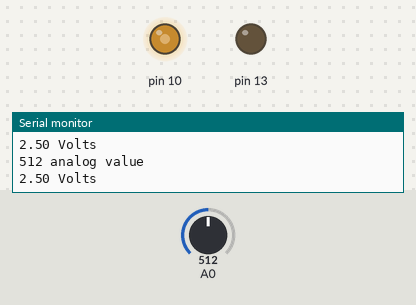
Recording of a sketch running on a simulated Arduino Uno, built with avr-gcc and run on an emulated ATmega328P. Parts: output pins drawn as LEDs (lit = HIGH), the last lines printed to the serial monitor. Inputs (shaded band) come from the test bench; at power-on: A0 = 512.

Above: at 1.8 s.
1.9 s: A0 set to 716
At 4.2 s:
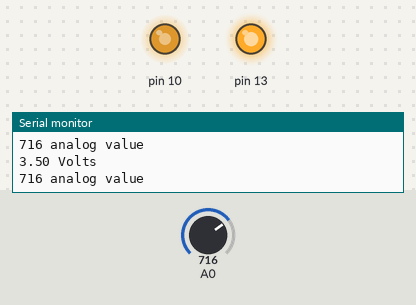
4.5 s: A0 set to 900
At 6.8 s:
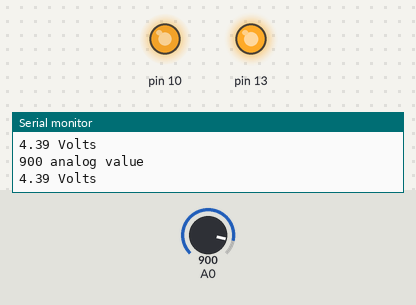
7.5 s: A0 set to 122
At 10.3 s:
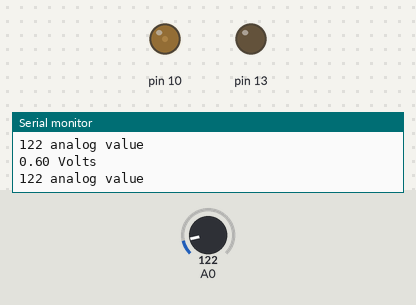
Timing chart, 0 to 11.8 s (numbered marks = the images above; inputs shaded):
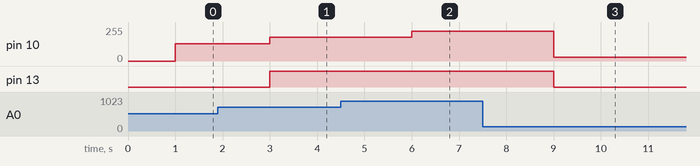

The sketch:

lab_5.ino
```cpp
// Jared Prather, Ethan Sayles, Augdan Wilson
//Lab 5(Analog)
//Experiment with a potentiometer
int analogvalue = 0;   //the value read from the potentiometer
float pinvolt;         // the number of volts passing through the potentiometer
void setup() {

//Step 5
Serial.begin(9600);      //Set up the serial monitor
}

void loop() {
//Step 4
analogvalue = analogRead(0);         //Get the value from the potentiometer
pinvolt = (analogvalue * 5.0)/1024; // Convert this value to olts

//Step 5
Serial.print(analogvalue);        //Print the value read from the potentiometer
Serial.println(" analog value");  // Label what the value is, so that it has meaning
delay(500);                       // Delay, so the monitor is slow enough to be read
Serial.print(pinvolt);            // Print the voltage flowing through the potentiometer
Serial.println(" Volts");         // Labe the units, so it has meaning
delay(500);                       // Delay, so the monitor is slow enough to be read

//Step 6
if (pinvolt > 2.5){          // If the voltage is above 2.5;
  analogWrite(13, 255);      // Turn the LED on;
}
else {                       // Otherwise;
  analogWrite(13,0);         // Turn the LED off.

}

//Step 7
analogWrite(10,analogvalue/4);// Set the voltage on pin 10 equal to the voltage flowing through the potentiometer
}
```

Measured:
- after the input at 1.9 s, pin 10: 128/255 → 179/255 after 1.1 s; pin 13: LOW → HIGH after 1.1 s
- after the input at 4.5 s, pin 10: 179/255 → 225/255 after 1.5 s
- after the input at 7.5 s, pin 10: 225/255 → 30/255 after 1.5 s; pin 13: HIGH → LOW after 1.5 s
